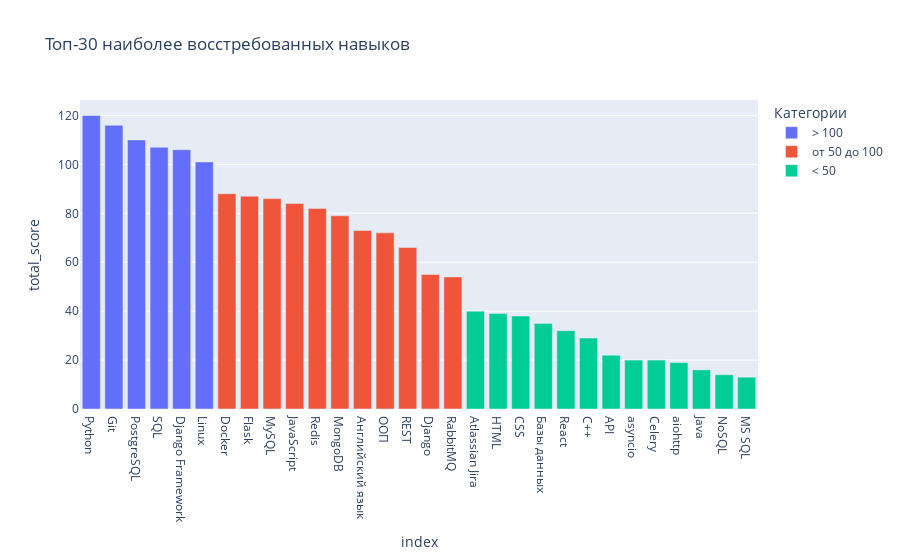

The cell this chart's notebook holds for it:
### Code cell
import plotly.express as px

def get_categories(data):
    """
    Разбивает индекс переданного DataFrame на 3 категории и возвращает список из этих категорий
    """
    categories = [
        data.index[0:6],
        data.index[6:17],
        data.index[17:30]
    ]
    return categories

def get_colors_list(data, colors):
    """
    Возвращает список цветов для каждой категории индекса переданного DataFrame
    """
    colors_list = np.select(
        [data.index.isin(category) for category in get_categories(data)],
        colors
    )
    return colors_list

top_30_skills = top_skills.sort_values('total_score', ascending=False)[:30]
a = (top_30_skills['total_score'].max()/100)

# Список цветов для категорий
colors = [f'> {a*85} процентиля', f'от {a*25} до {a*85} процентиля', f'< {a*25} процентиля']

# Строим график
fig = px.bar(top_30_skills, x=top_30_skills.index, y=top_30_skills['total_score'], 
             labels={'x':'Навык', 'y':'Количество упоминаний'}, 
             title='Топ-30 наиболее востребованных навыков',
             color=get_colors_list(top_30_skills, colors))
             
# Изменяем название легенды
fig.update_layout(legend_title_text='Категории')


fig.show()

### Figure 1 — Plotly figure (JSON) as saved in the notebook; plotly's stock layout.template omitted (floating-point values rounded to 4 significant figures)
{"data": [{"alignmentgroup": "True", "hovertemplate": "color=> 100<br>index=%{x}<br>total_score=%{y}<extra></extra>", "legendgroup": "> 100", "marker": {"color": "#636efa", "pattern": {"shape": ""}}, "name": "> 100", "offsetgroup": "> 100", "orientation": "v", "showlegend": true, "textposition": "auto", "type": "bar", "x": ["Python", "Git", "PostgreSQL", "SQL", "Django Framework", "Linux"], "xaxis": "x", "y": [120, 116, 110, 107, 106, 101], "yaxis": "y"}, {"alignmentgroup": "True", "hovertemplate": "color=от 50 до 100<br>index=%{x}<br>total_score=%{y}<extra></extra>", "legendgroup": "от 50 до 100", "marker": {"color": "#EF553B", "pattern": {"shape": ""}}, "name": "от 50 до 100", "offsetgroup": "от 50 до 100", "orientation": "v", "showlegend": true, "textposition": "auto", "type": "bar", "x": ["Docker", "Flask", "MySQL", "JavaScript", "Redis", "MongoDB", "Английский язык", "ООП", "REST", "Django", "RabbitMQ"], "xaxis": "x", "y": [88, 87, 86, 84, 82, 79, 73, 72, 66, 55, 54], "yaxis": "y"}, {"alignmentgroup": "True", "hovertemplate": "color=< 50<br>index=%{x}<br>total_score=%{y}<extra></extra>", "legendgroup": "< 50", "marker": {"color": "#00cc96", "pattern": {"shape": ""}}, "name": "< 50", "offsetgroup": "< 50", "orientation": "v", "showlegend": true, "textposition": "auto", "type": "bar", "x": ["Atlassian Jira", "HTML", "CSS", "Базы данных", "React", "C++", "API", "asyncio", "Celery", "aiohttp", "Java", "NoSQL", "MS SQL"], "xaxis": "x", "y": [40, 39, 38, 35, 32, 29, 22, 20, 20, 19, 16, 14, 13], "yaxis": "y"}], "layout": {"barmode": "relative", "legend": {"title": {"text": "Категории"}, "tracegroupgap": 0}, "title": {"text": "Топ-30 наиболее восстребованных навыков"}, "xaxis": {"anchor": "y", "domain": [0, 1], "title": {"text": "index"}}, "yaxis": {"anchor": "x", "domain": [0, 1], "title": {"text": "total_score"}}}}
